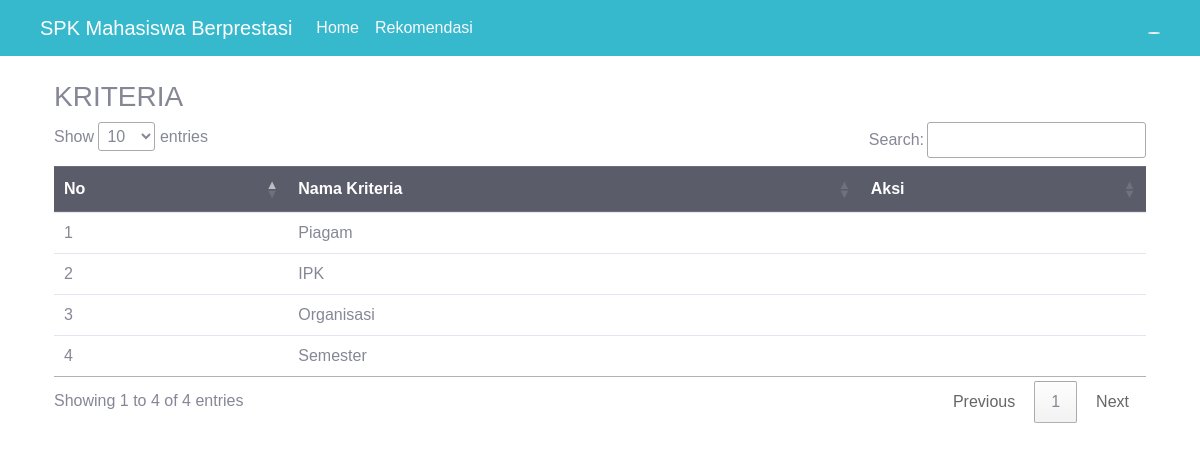
Page /kriteria.php on the committed database.
### tables this page shows
CREATE TABLE `kriteria` (
  `id_krit` int(11) NOT NULL,
  `nama_krit` varchar(100) NOT NULL
);

### kriteria.php (the view, shortened to what this page needs)
<?php
	include('fungsi.php');
	include('header.php');
?>
<section class="content">
	<h3>KRITERIA</h3>
	<table class="table " id="table_id">
		<thead class="thead-dark">
			<tr>
				<th>No</th>
				<th>Nama Kriteria</th>
				<th>Aksi</th>
			</tr>
		</thead>
		<tbody>
		<?php
			$query = "SELECT id_krit,nama_krit FROM kriteria ORDER BY id_krit";
			$result	= mysqli_query($koneksi, $query);
			$i = 0;
			while ($row = mysqli_fetch_array($result)) {
				$i++;
		?>
			<tr>
				<td><?php echo $i ?></td>
				<td><?php echo $row['nama_krit'] ?></td>
				<td>
				</td>
			</tr>
	<?php } ?>
		</tbody>
	</table>
</section>
<?php include('footer.php'); ?>

### header.php (style rules this page uses)
html,body { padding: 0; margin:0; font-family: sans-serif; }

### rows in the picture
kriteria: nama_krit "Piagam"
kriteria: nama_krit "IPK"
kriteria: nama_krit "Organisasi"
kriteria: nama_krit "Semester"
